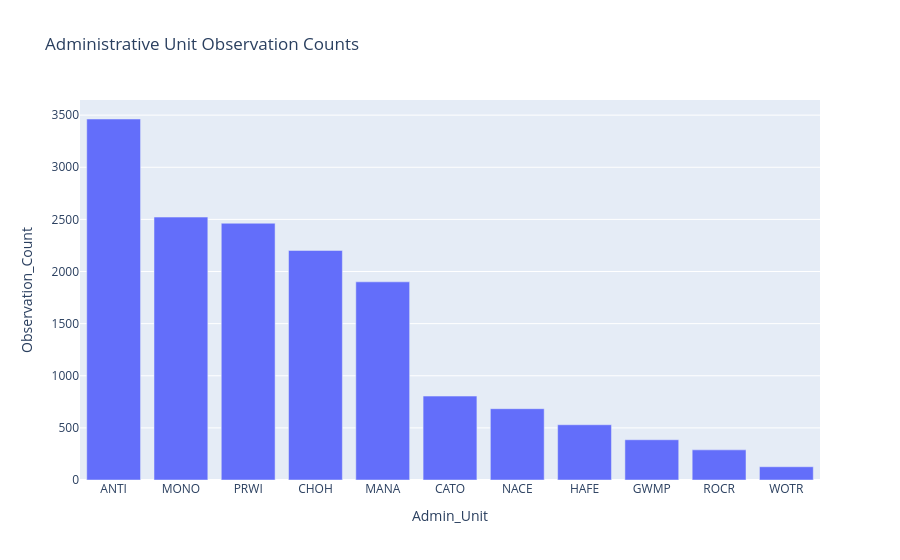

Source (notebook cell):
### Code cell
fig = px.bar(
    admin_counts,
    x="Admin_Unit",
    y="Observation_Count",
    title="Administrative Unit Observation Counts"
)

fig.show()

### Figure 1 — Plotly figure (JSON) as saved in the notebook; plotly's stock layout.template omitted (floating-point values rounded to 4 significant figures)
{"data": [{"hovertemplate": "Admin_Unit=%{x}<br>Observation_Count=%{y}<extra></extra>", "legendgroup": "", "marker": {"color": "#636efa", "pattern": {"shape": ""}}, "name": "", "orientation": "v", "showlegend": false, "textposition": "auto", "type": "bar", "x": ["ANTI", "MONO", "PRWI", "CHOH", "MANA", "CATO", "NACE", "HAFE", "GWMP", "ROCR", "WOTR"], "xaxis": "x", "y": [3463, 2522, 2463, 2202, 1901, 805, 684, 530, 386, 289, 127], "yaxis": "y"}], "layout": {"barmode": "relative", "legend": {"tracegroupgap": 0}, "title": {"text": "Administrative Unit Observation Counts"}, "xaxis": {"anchor": "y", "domain": [0, 1], "title": {"text": "Admin_Unit"}}, "yaxis": {"anchor": "x", "domain": [0, 1], "title": {"text": "Observation_Count"}}}}
